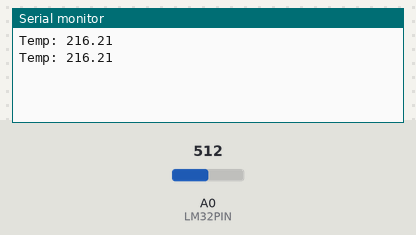
This sketch was run on a simulated Arduino Uno, built with avr-gcc and run on an emulated ATmega328P. Parts: the last lines printed to the serial monitor. The test bench sets the inputs (shaded band); at power-on: A0 (LM32PIN) = 512.

Above: at 1.8 s.
1.9 s: A0 (LM32PIN) set to 716
At 2.5 s:
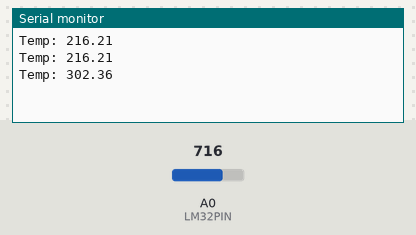
3.4 s: A0 (LM32PIN) set to 900
At 4.8 s:
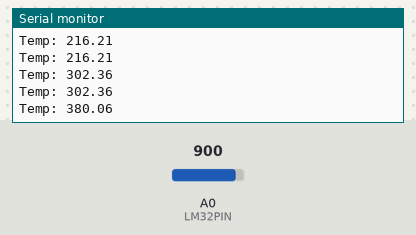
Timing chart, 0 to 6.4 s (numbered marks = the images above; inputs shaded):
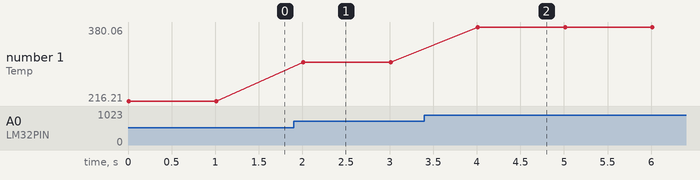

The sketch:

LM32_Simple.ino
```cpp
#define LM32PIN A0
void setup(){
    Serial.begin(9600);
    pinMode(LM32PIN, INPUT);
    delay(10);
}
void loop(){

while(true){

      float temp2 = (float)analogRead(LM32PIN)/1023*5*0.864*100;

            Serial.println("Temp: " + (String)temp2);
            delay(1000);
}
}
```

Measured:
- after the input at 1.9 s, the serial monitor: prints a new line after 0.11 s (image 1)
- after the input at 3.4 s, the serial monitor: prints a new line after 0.61 s (image 2)
- plotted number 1: 216.21 → 302.36 after the input at 1.9 s, 302.36 → 380.06 after the input at 3.4 s
